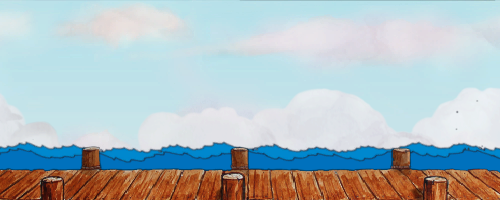

A 2D game scene composited from a Tiled map and its tileset images. What follows is a short description and the map's XML, with each tile layer's data collapsed to a summary:
An orthogonal 50x20 tile map with 10x10 px tiles, 2 tile layers (Ground, Forground), 2 tilesets.

<map version="1.5" tiledversion="1.7.2" orientation="orthogonal" renderorder="right-down" width="50" height="20" tilewidth="10" tileheight="10" infinite="0" nextlayerid="3" nextobjectid="1">
 <tileset firstgid="1" name="level_3_ground" tilewidth="10" tileheight="10" tilecount="1000" columns="50">
  <image source="../assets/level/levels/level_3_ground.png" width="500" height="200" />
  <tile id="1">
   <properties>
    <property name="collides" type="bool" value="true" />
   </properties>
  </tile>
  <tile id="48">
   <properties>
    <property name="collides" type="bool" value="true" />
   </properties>
  </tile>
  <tile id="51">
   <properties>
    <property name="collides" type="bool" value="true" />
   </properties>
  </tile>
  <tile id="98">
   <properties>
    <property name="collides" type="bool" value="true" />
   </properties>
  </tile>
  <tile id="101">
   <properties>
    <property name="collides" type="bool" value="true" />
   </properties>
  </tile>
  <tile id="148">
   <properties>
    <property name="collides" type="bool" value="true" />
   </properties>
  </tile>
  <tile id="151">
   <properties>
    <property name="collides" type="bool" value="true" />
   </properties>
  </tile>
  <tile id="198">
   <properties>
    <property name="collides" type="bool" value="true" />
   </properties>
  </tile>
  <tile id="201">
   <properties>
    <property name="collides" type="bool" value="true" />
   </properties>
  </tile>
  <tile id="248">
   <properties>
    <property name="collides" type="bool" value="true" />
   </properties>
  </tile>
  <tile id="251">
   <properties>
    <property name="collides" type="bool" value="true" />
   </properties>
  </tile>
  <tile id="298">
   <properties>
    <property name="collides" type="bool" value="true" />
   </properties>
  </tile>
  <tile id="301">
   <properties>
    <property name="collides" type="bool" value="true" />
   </properties>
  </tile>
  <tile id="348">
   <properties>
    <property name="collides" type="bool" value="true" />
   </properties>
  </tile>
  <tile id="351">
   <properties>
    <property name="collides" type="bool" value="true" />
   </properties>
  </tile>
  <tile id="398">
   <properties>
    <property name="collides" type="bool" value="true" />
   </properties>
  </tile>
  <tile id="401">
   <properties>
    <property name="collides" type="bool" value="true" />
   </properties>
  </tile>
  <tile id="448">
   <properties>
    <property name="collides" type="bool" value="true" />
   </properties>
  </tile>
  <tile id="451">
   <properties>
    <property name="collides" type="bool" value="true" />
   </properties>
  </tile>
  <tile id="498">
   <properties>
    <property name="collides" type="bool" value="true" />
   </properties>
  </tile>
  <tile id="501">
   <properties>
    <property name="collides" type="bool" value="true" />
   </properties>
  </tile>
  <tile id="548">
   <properties>
    <property name="collides" type="bool" value="true" />
   </properties>
  </tile>
  <tile id="551">
   <properties>
    <property name="collides" type="bool" value="true" />
   </properties>
  </tile>
  <tile id="598">
   <properties>
    <property name="collides" type="bool" value="true" />
   </properties>
  </tile>
  <tile id="601">
   <properties>
    <property name="collides" type="bool" value="true" />
   </properties>
  </tile>
  <tile id="648">
   <properties>
    <property name="collides" type="bool" value="true" />
   </properties>
  </tile>
  <tile id="651">
   <properties>
    <property name="collides" type="bool" value="true" />
   </properties>
  </tile>
  <tile id="698">
   <properties>
    <property name="collides" type="bool" value="true" />
   </properties>
  </tile>
  <tile id="701">
   <properties>
    <property name="collides" type="bool" value="true" />
   </properties>
  </tile>
  <tile id="748">
   <properties>
    <property name="collides" type="bool" value="true" />
   </properties>
  </tile>
  <tile id="751">
   <properties>
    <property name="collides" type="bool" value="true" />
   </properties>
  </tile>
  <tile id="798">
   <properties>
    <property name="collides" type="bool" value="true" />
   </properties>
  </tile>
  <tile id="801">
   <properties>
    <property name="collides" type="bool" value="true" />
   </properties>
  </tile>
  <tile id="848">
   <properties>
    <property name="collides" type="bool" value="true" />
   </properties>
  </tile>
  <tile id="851">
   <properties>
    <property name="collides" type="bool" value="true" />
   </properties>
  </tile>
  <tile id="898">
   <properties>
    <property name="collides" type="bool" value="true" />
   </properties>
  </tile>
  <tile id="901">
   <properties>
    <property name="collides" type="bool" value="true" />
   </properties>
  </tile>
  <tile id="948">
   <properties>
    <property name="collides" type="bool" value="true" />
   </properties>
  </tile>
  <tile id="950">
   <properties>
    <property name="collides" type="bool" value="true" />
   </properties>
  </tile>
  <tile id="951">
   <properties>
    <property name="collides" type="bool" value="true" />
   </properties>
  </tile>
  <tile id="952">
   <properties>
    <property name="collides" type="bool" value="true" />
   </properties>
  </tile>
  <tile id="953">
   <properties>
    <property name="collides" type="bool" value="true" />
   </properties>
  </tile>
  <tile id="954">
   <properties>
    <property name="collides" type="bool" value="true" />
   </properties>
  </tile>
  <tile id="955">
   <properties>
    <property name="collides" type="bool" value="true" />
   </properties>
  </tile>
  <tile id="956">
   <properties>
    <property name="collides" type="bool" value="true" />
   </properties>
  </tile>
  <tile id="957">
   <properties>
    <property name="collides" type="bool" value="true" />
   </properties>
  </tile>
  <tile id="958">
   <properties>
    <property name="collides" type="bool" value="true" />
   </properties>
  </tile>
  <tile id="959">
   <properties>
    <property name="collides" type="bool" value="true" />
   </properties>
  </tile>
  <tile id="960">
   <properties>
    <property name="collides" type="bool" value="true" />
   </properties>
  </tile>
  <tile id="961">
   <properties>
    <property name="collides" type="bool" value="true" />
   </properties>
  </tile>
  <tile id="962">
   <properties>
    <property name="collides" type="bool" value="true" />
   </properties>
  </tile>
  <tile id="963">
   <properties>
    <property name="collides" type="bool" value="true" />
   </properties>
  </tile>
  <tile id="964">
   <properties>
    <property name="collides" type="bool" value="true" />
   </properties>
  </tile>
  <tile id="965">
   <properties>
    <property name="collides" type="bool" value="true" />
   </properties>
  </tile>
  <tile id="966">
   <properties>
    <property name="collides" type="bool" value="true" />
   </properties>
  </tile>
  <tile id="967">
   <properties>
    <property name="collides" type="bool" value="true" />
   </properties>
  </tile>
  <tile id="968">
   <properties>
    <property name="collides" type="bool" value="true" />
   </properties>
  </tile>
  <tile id="969">
   <properties>
    <property name="collides" type="bool" value="true" />
   </properties>
  </tile>
  <tile id="970">
   <properties>
    <property name="collides" type="bool" value="true" />
   </properties>
  </tile>
  <tile id="971">
   <properties>
    <property name="collides" type="bool" value="true" />
   </properties>
  </tile>
  <tile id="972">
   <properties>
    <property name="collides" type="bool" value="true" />
   </properties>
  </tile>
  <tile id="973">
   <properties>
    <property name="collides" type="bool" value="true" />
   </properties>
  </tile>
  <tile id="974">
   <properties>
    <property name="collides" type="bool" value="true" />
   </properties>
  </tile>
  <tile id="975">
   <properties>
    <property name="collides" type="bool" value="true" />
   </properties>
  </tile>
  <tile id="976">
   <properties>
    <property name="collides" type="bool" value="true" />
   </properties>
  </tile>
  <tile id="977">
   <properties>
    <property name="collides" type="bool" value="true" />
   </properties>
  </tile>
  <tile id="978">
   <properties>
    <property name="collides" type="bool" value="true" />
   </properties>
  </tile>
  <tile id="979">
   <properties>
    <property name="collides" type="bool" value="true" />
   </properties>
  </tile>
  <tile id="980">
   <properties>
    <property name="collides" type="bool" value="true" />
   </properties>
  </tile>
  <tile id="981">
   <properties>
    <property name="collides" type="bool" value="true" />
   </properties>
  </tile>
  <tile id="982">
   <properties>
    <property name="collides" type="bool" value="true" />
   </properties>
  </tile>
  <tile id="983">
   <properties>
    <property name="collides" type="bool" value="true" />
   </properties>
  </tile>
  <tile id="984">
   <properties>
    <property name="collides" type="bool" value="true" />
   </properties>
  </tile>
  <tile id="985">
   <properties>
    <property name="collides" type="bool" value="true" />
   </properties>
  </tile>
  <tile id="986">
   <properties>
    <property name="collides" type="bool" value="true" />
   </properties>
  </tile>
  <tile id="987">
   <properties>
    <property name="collides" type="bool" value="true" />
   </properties>
  </tile>
  <tile id="988">
   <properties>
    <property name="collides" type="bool" value="true" />
   </properties>
  </tile>
  <tile id="989">
   <properties>
    <property name="collides" type="bool" value="true" />
   </properties>
  </tile>
  <tile id="990">
   <properties>
    <property name="collides" type="bool" value="true" />
   </properties>
  </tile>
  <tile id="991">
   <properties>
    <property name="collides" type="bool" value="true" />
   </properties>
  </tile>
  <tile id="992">
   <properties>
    <property name="collides" type="bool" value="true" />
   </properties>
  </tile>
  <tile id="993">
   <properties>
    <property name="collides" type="bool" value="true" />
   </properties>
  </tile>
  <tile id="994">
   <properties>
    <property name="collides" type="bool" value="true" />
   </properties>
  </tile>
  <tile id="995">
   <properties>
    <property name="collides" type="bool" value="true" />
   </properties>
  </tile>
  <tile id="996">
   <properties>
    <property name="collides" type="bool" value="true" />
   </properties>
  </tile>
  <tile id="997">
   <properties>
    <property name="collides" type="bool" value="true" />
   </properties>
  </tile>
  <tile id="998">
   <properties>
    <property name="collides" type="bool" value="true" />
   </properties>
  </tile>
  <tile id="999">
   <properties>
    <property name="collides" type="bool" value="true" />
   </properties>
  </tile>
 </tileset>
 <tileset firstgid="1001" name="level_3_forground" tilewidth="10" tileheight="10" tilecount="1000" columns="50">
  <image source="../assets/level/levels/level_3_forground.png" width="500" height="200" />
 </tileset>
 <layer id="1" name="Ground" width="50" height="20">
  <data>[1000 cells, 1000 non-empty, 1000 distinct tile ids]</data>
 </layer>
 <layer id="2" name="Forground" width="50" height="20">
  <data>[1000 cells, 1000 non-empty, 1000 distinct tile ids]</data>
 </layer>
</map>
